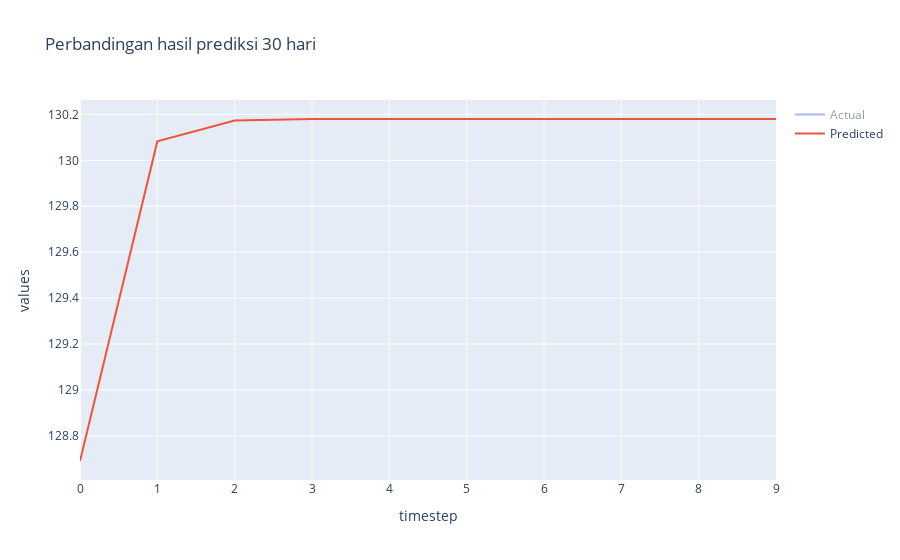

Notebook cell for this chart:
### Code cell
fig = go.Figure()

x = [i for i in range(len(actual_denorm))]

fig.add_trace(go.Scatter(x=x, y=actual_denorm.squeeze(1), mode='lines', name="Actual"))
fig.add_trace(go.Scatter(x=x, y=predicted_denorm.squeeze(1), mode='lines', name="Predicted"))

fig.update_layout(
    xaxis_title='timestep',
    yaxis_title='values',
    title=f"Perbandingan hasil prediksi 30 hari",
    height=600
)
fig.show()

### Figure 1 — Plotly figure (JSON) as saved in the notebook; plotly's stock layout.template omitted (floating-point values rounded to 4 significant figures)
{"data": [{"mode": "lines", "name": "Actual", "type": "scatter", "visible": "legendonly", "x": [0, 1, 2, 3, 4, 5, 6, 7, 8, 9], "y": [131.6, 131.4, 131.3, 131.9, 132.0, 131.6, 131.7, 131.7, 133.4, 132.4]}, {"mode": "lines", "name": "Predicted", "type": "scatter", "x": [0, 1, 2, 3, 4, 5, 6, 7, 8, 9], "y": [128.7, 130.1, 130.2, 130.2, 130.2, 130.2, 130.2, 130.2, 130.2, 130.2]}], "layout": {"autosize": true, "title": {"text": "Perbandingan hasil prediksi 30 hari"}, "xaxis": {"autorange": true, "range": [0, 9], "title": {"text": "timestep"}, "type": "linear"}, "yaxis": {"autorange": true, "range": [128.6, 130.3], "title": {"text": "values"}, "type": "linear"}}}
